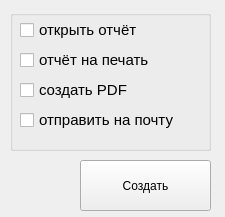
<?xml version="1.0" encoding="UTF-8"?>
<ui version="4.0">
 <class>Form</class>
 <widget class="QWidget" name="Form">
  <property name="geometry">
   <rect>
    <x>0</x>
    <y>0</y>
    <width>225</width>
    <height>217</height>
   </rect>
  </property>
  <property name="windowTitle">
   <string>Отчёт</string>
  </property>
  <widget class="QGroupBox" name="groupBox_2">
   <property name="geometry">
    <rect>
     <x>10</x>
     <y>10</y>
     <width>201</width>
     <height>141</height>
    </rect>
   </property>
   <property name="title">
    <string/>
   </property>
   <widget class="QCheckBox" name="checkBox">
    <property name="geometry">
     <rect>
      <x>10</x>
      <y>10</y>
      <width>161</width>
      <height>20</height>
     </rect>
    </property>
    <property name="font">
     <font>
      <pointsize>11</pointsize>
     </font>
    </property>
    <property name="text">
     <string>открыть отчёт</string>
    </property>
   </widget>
   <widget class="QCheckBox" name="checkBox_2">
    <property name="geometry">
     <rect>
      <x>10</x>
      <y>40</y>
      <width>161</width>
      <height>20</height>
     </rect>
    </property>
    <property name="font">
     <font>
      <pointsize>11</pointsize>
     </font>
    </property>
    <property name="text">
     <string>отчёт на печать</string>
    </property>
   </widget>
   <widget class="QCheckBox" name="checkBox_3">
    <property name="geometry">
     <rect>
      <x>10</x>
      <y>70</y>
      <width>161</width>
      <height>20</height>
     </rect>
    </property>
    <property name="font">
     <font>
      <pointsize>11</pointsize>
     </font>
    </property>
    <property name="text">
     <string>создать PDF</string>
    </property>
   </widget>
   <widget class="QCheckBox" name="checkBox_4">
    <property name="geometry">
     <rect>
      <x>10</x>
      <y>100</y>
      <width>161</width>
      <height>20</height>
     </rect>
    </property>
    <property name="font">
     <font>
      <pointsize>11</pointsize>
     </font>
    </property>
    <property name="text">
     <string>отправить на почту</string>
    </property>
   </widget>
  </widget>
  <widget class="QPushButton" name="pushButton">
   <property name="geometry">
    <rect>
     <x>80</x>
     <y>160</y>
     <width>131</width>
     <height>51</height>
    </rect>
   </property>
   <property name="text">
    <string>Создать</string>
   </property>
  </widget>
 </widget>
 <resources/>
 <connections/>
</ui>
